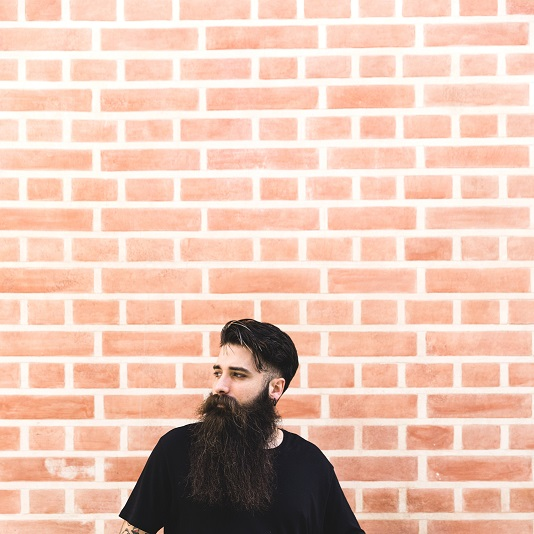
#> input picture CV/Resources/img3.jpg, 534 x 534 px, found by its file name
$ python filters_edges.py
#> lines starting #> are read from the running program, lines starting #| are printed output that depends on the picture; after the words box and inside, x2 and y2 are one past the last pixel; in counts of white or black regions, pixels touching at a corner belong together
"""
filters_edges.py

Demo: Applying filters and edge detection with OpenCV.
- Gaussian Blur
- Canny Edge Detection
- Dilation
- Erosion

Run:
    python filters_edges.py

Requirements:
    - OpenCV (cv2)
    - numpy
"""

import cv2 as cv
import numpy as np

# ---------------------------
# Utility function: load image safely
# ---------------------------
def load_image(path):
    """Try to load an image from disk. Return None if not found."""
#> called with path = 'Resources/img3.jpg'
    img = cv.imread(path)
#> img is the input picture: shape (534, 534, 3); mean B, G, R 178.6, 195, 229.8
    if img is None:
        print(f"[WARN] Could not read image: {path}")
    return img


# ---------------------------
# Main demo function
# ---------------------------
def run_demo():
    # Load an example image (replace path with your file)
    img = load_image("Resources/img3.jpg")
    if img is None:
        return

    # Apply Gaussian blur
    img_blur = cv.GaussianBlur(img, (7, 7), 0)

    # Detect edges with Canny
    img_canny = cv.Canny(img, 50, 150)
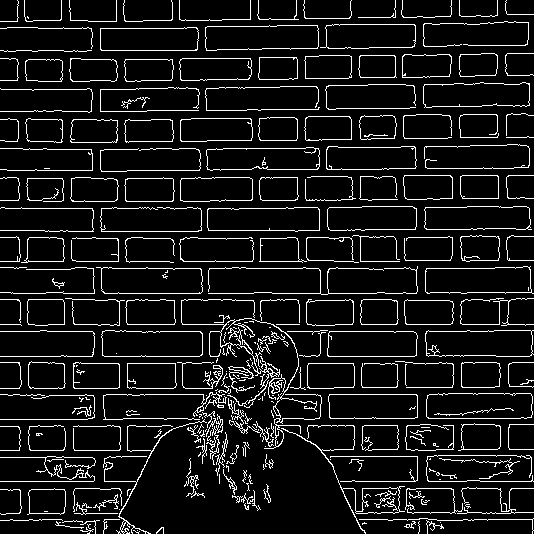
#> img_canny: shape (534, 534); 8.9% white in thin lines or dots

    # Define kernel for morphology
    kernel = np.ones((5, 5), np.uint8)

    # Dilate edges
    img_dilate = cv.dilate(img_canny, kernel, iterations=1)
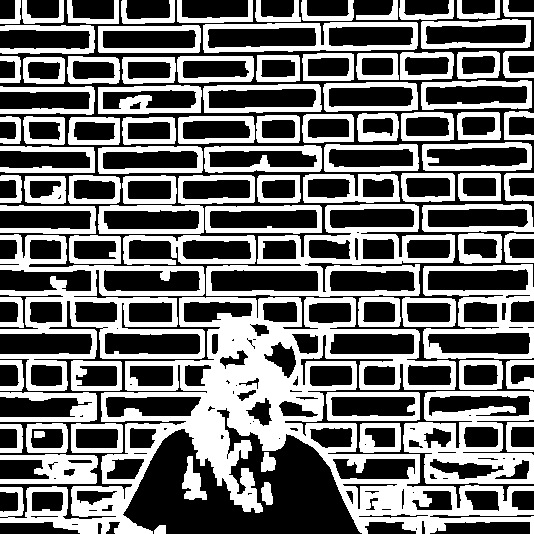
#> img_dilate: shape (534, 534); 44.1% white; 90 white regions, largest, box (x1, y1, x2, y2) and area: (0, 297, 534, 534) 33992, (0, 234, 205, 391) 8907, (206, 204, 455, 297) 6630

    # Erode edges
    img_erode = cv.erode(img_dilate, kernel, iterations=1)
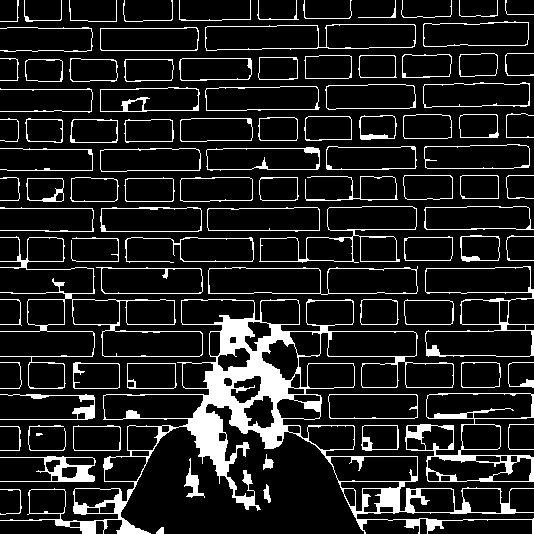
#> img_erode: shape (534, 534); 12.8% white; 95 white regions (1 under 20 px), largest, box (x1, y1, x2, y2) and area: (0, 299, 534, 534) 14373, (405, 393, 534, 482) 2080, (0, 236, 203, 389) 1723

    # Show results
    cv.imshow("Original", img)
    cv.imshow("Blurred", img_blur)
    cv.imshow("Canny Edges", img_canny)
    cv.imshow("Dilated", img_dilate)
    cv.imshow("Eroded", img_erode)

    cv.waitKey(0)
    cv.destroyAllWindows()


# ---------------------------
# Entry point
# ---------------------------
if __name__ == "__main__":
    run_demo()

$ run again, with CV/Resources/img2.jpg copied over CV/Resources/img3.jpg
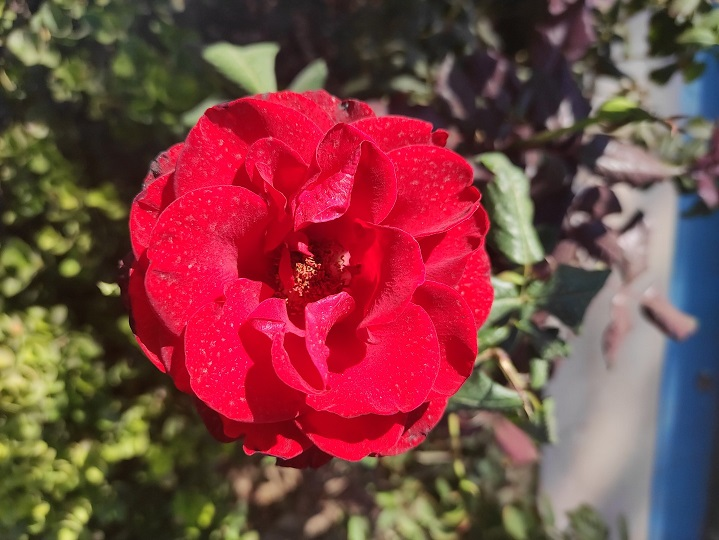
#> input picture CV/Resources/img2.jpg, 719 x 540 px, found by its file name
#> in load_image, img is the input picture: shape (540, 719, 3); mean B, G, R 67.7, 68.1, 125.3
#> in run_demo, `img_canny = cv.Canny(img, 50, 150)`:
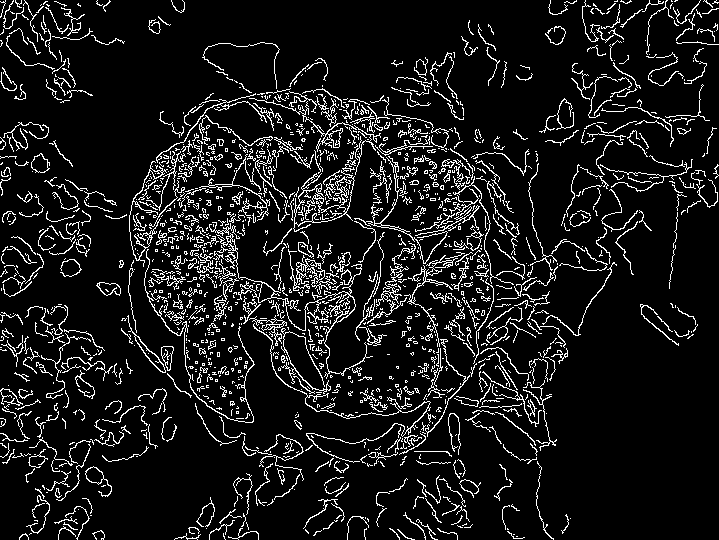
#> img_canny: shape (540, 719); 9.6% white in thin lines or dots
#> img_dilate: shape (540, 719); 43.1% white; 44 white regions, largest, box (x1, y1, x2, y2) and area: (0, 0, 719, 540) 132861, (0, 302, 169, 540) 14234, (0, 0, 127, 105) 4944
#> in run_demo, `img_erode = cv.erode(img_dilate, kernel, iterations=1)`:
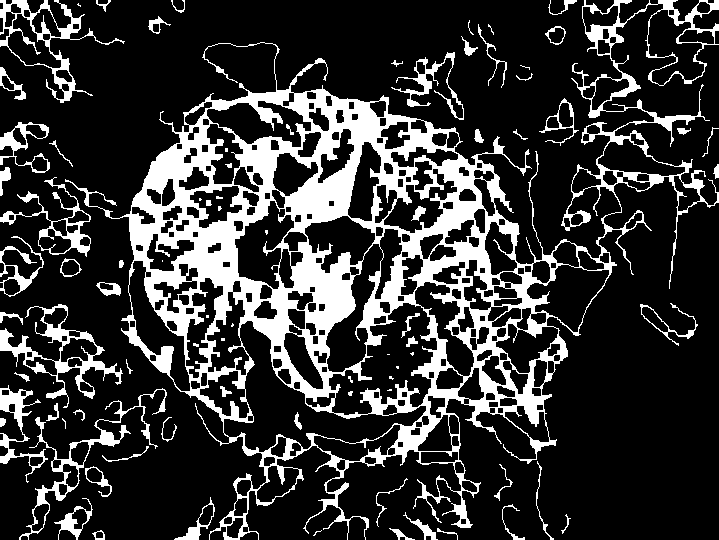
#> img_erode: shape (540, 719); 20.8% white; 83 white regions (24 under 20 px), largest, box (x1, y1, x2, y2) and area: (65, 0, 719, 540) 65008, (0, 304, 123, 408) 2318, (0, 0, 125, 103) 1970

$ run again, with CV/Resources/paper.jpg copied over CV/Resources/img3.jpg
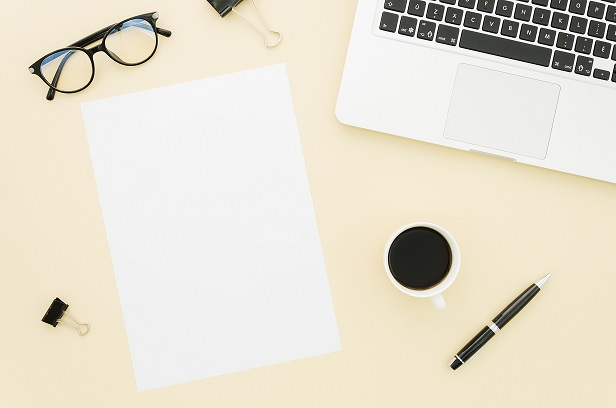
#> input picture CV/Resources/paper.jpg, 616 x 408 px, found by its file name
#> in load_image, img is the input picture: shape (408, 616, 3); mean B, G, R 207.9, 222.8, 228.5
#> in run_demo, `img_canny = cv.Canny(img, 50, 150)`:
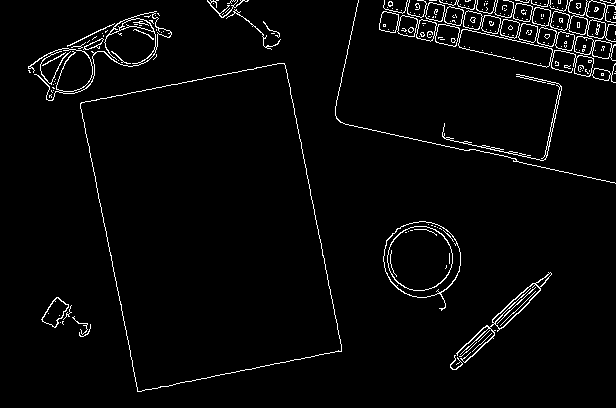
#> img_canny: shape (408, 616); 3% white in thin lines or dots
#> img_dilate: shape (408, 616); 13.4% white; 8 white regions, largest, box (x1, y1, x2, y2) and area: (377, 0, 616, 85) 11505, (78, 61, 344, 394) 5708, (26, 9, 174, 103) 4743
#> in run_demo, `img_erode = cv.erode(img_dilate, kernel, iterations=1)`:
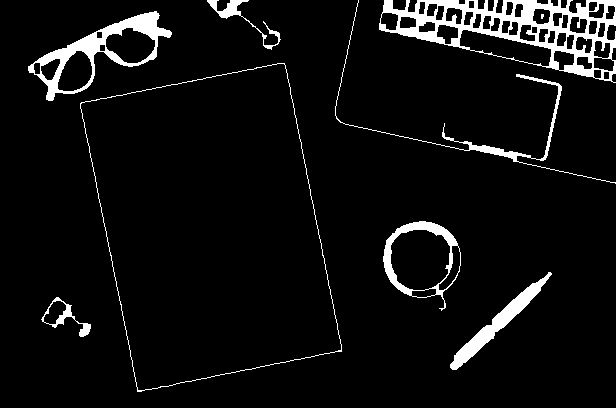
#> img_erode: shape (408, 616); 6.1% white; 9 white regions (1 under 20 px), largest, box (x1, y1, x2, y2) and area: (379, 0, 616, 83) 6352, (28, 11, 172, 101) 2835, (450, 272, 552, 370) 1620
